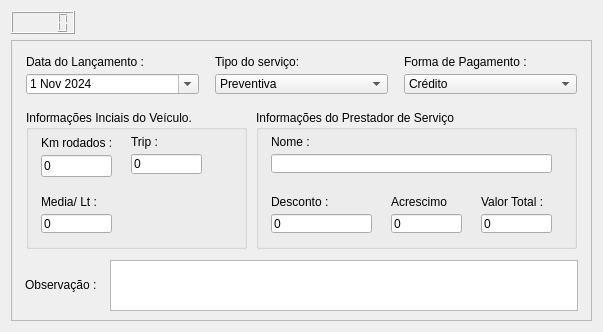
        <widget class="QWidget" name="tabWidget_3Page1">
         <attribute name="title">
          <string>Principal</string>
         </attribute>
         <layout class="QVBoxLayout" name="verticalLayout_4">
          <item>
           <widget class="QLCDNumber" name="lcd_id">
            <property name="maximumSize">
             <size>
              <width>64</width>
              <height>23</height>
             </size>
            </property>
           </widget>
          </item>
          <item>
           <widget class="QFrame" name="frame_3">
            <property name="maximumSize">
             <size>
              <width>786</width>
              <height>314</height>
             </size>
            </property>
            <property name="frameShape">
             <enum>QFrame::StyledPanel</enum>
            </property>
            <property name="frameShadow">
             <enum>QFrame::Raised</enum>
            </property>
            <layout class="QVBoxLayout" name="verticalLayout_17">
             <item>
              <layout class="QVBoxLayout" name="verticalLayout_16">
               <item>
                <layout class="QVBoxLayout" name="verticalLayout_15">
                 <item>
                  <layout class="QHBoxLayout" name="horizontalLayout_2">
                   <item>
                    <layout class="QVBoxLayout" name="verticalLayout_5">
                     <property name="spacing">
                      <number>5</number>
                     </property>
                     <property name="leftMargin">
                      <number>5</number>
                     </property>
                     <property name="topMargin">
                      <number>5</number>
                     </property>
                     <property name="rightMargin">
                      <number>5</number>
                     </property>
                     <property name="bottomMargin">
                      <number>5</number>
                     </property>
                     <item>
                      <widget class="QLabel" name="label_4">
                       <property name="text">
                        <string>Data do Lançamento :</string>
                       </property>
                      </widget>
                     </item>
                     <item>
                      <widget class="QDateEdit" name="date_lanc_abastecimento">
                       <property name="maximumSize">
                        <size>
                         <width>246</width>
                         <height>20</height>
                        </size>
                       </property>
                       <property name="wrapping">
                        <bool>false</bool>
                       </property>
                       <property name="frame">
                        <bool>true</bool>
                       </property>
                       <property name="buttonSymbols">
                        <enum>QAbstractSpinBox::NoButtons</enum>
                       </property>
                       <property name="accelerated">
                        <bool>true</bool>
                       </property>
                       <property name="showGroupSeparator" stdset="0">
                        <bool>false</bool>
                       </property>
                       <property name="dateTime">
                        <datetime>
                         <hour>0</hour>
                         <minute>0</minute>
                         <second>0</second>
                         <year>2024</year>
                         <month>11</month>
                         <day>1</day>
                        </datetime>
                       </property>
                       <property name="calendarPopup">
                        <bool>true</bool>
                       </property>
                       <property name="timeSpec">
                        <enum>Qt::LocalTime</enum>
                       </property>
                      </widget>
                     </item>
                    </layout>
                   </item>
                   <item>
                    <layout class="QVBoxLayout" name="verticalLayout_9">
                     <property name="spacing">
                      <number>5</number>
                     </property>
                     <property name="leftMargin">
                      <number>5</number>
                     </property>
                     <property name="topMargin">
                      <number>5</number>
                     </property>
                     <property name="rightMargin">
                      <number>5</number>
                     </property>
                     <property name="bottomMargin">
                      <number>5</number>
                     </property>
                     <item>
                      <widget class="QLabel" name="label_8">
                       <property name="text">
                        <string>Tipo do serviço:</string>
                       </property>
                       <property name="buddy">
                        <cstring>combobox_tipo_combustivel</cstring>
                       </property>
                      </widget>
                     </item>
                     <item>
                      <widget class="QComboBox" name="combobox_tipo_combustivel">
                       <property name="maximumSize">
                        <size>
                         <width>246</width>
                         <height>20</height>
                        </size>
                       </property>
                       <property name="toolTip">
                        <string>&lt;html&gt;&lt;head/&gt;&lt;body&gt;&lt;p&gt;&lt;span style=&quot; font-family:'Cabin,Helvetica,sans-serif'; font-size:large; font-weight:600; color:#575756; text-transform:uppercase;&quot;&gt;1 – Manutenção preventiva&lt;/span&gt;&lt;/p&gt;&lt;p&gt;&lt;span style=&quot; font-family:'Open Sans,sans-serif'; font-size:16px; color:#6f6e6b; background-color:#ffffff;&quot;&gt;Os veículos passam por inspeção para evitar possíveis falhas e problemas. De acordo com um planejamento que utiliza a Curva de Tempo Médio para Falha, é possível identificar um tempo estimado para trocar determinada peça do veículo e evitar que ela estrague e cause algum problema no automóvel.&lt;/span&gt;&lt;/p&gt;&lt;p&gt;&lt;span style=&quot; font-family:'Cabin,Helvetica,sans-serif'; font-size:large; font-weight:600; color:#575756; text-transform:uppercase;&quot;&gt;2 – Manutenção corretiva&lt;/span&gt;&lt;/p&gt;&lt;p&gt;&lt;span style=&quot; font-family:'Open Sans,sans-serif'; font-size:16px; color:#6f6e6b; background-color:#ffffff;&quot;&gt;Quando alguma parte do seu carro já está quebrada ou com falha, você precisa fazer uma manutenção corretiva para trocar ou consertar a peça com defeito.&lt;/span&gt;&lt;/p&gt;&lt;p&gt;&lt;span style=&quot; font-family:'Cabin,Helvetica,sans-serif'; font-size:large; font-weight:600; color:#575756; text-transform:uppercase;&quot;&gt;3 – Manutenção preditiva&lt;/span&gt;&lt;/p&gt;&lt;p&gt;&lt;span style=&quot; font-family:'Open Sans,sans-serif'; font-size:16px; color:#6f6e6b; background-color:#ffffff;&quot;&gt;Nesta categoria, o monitoramento segue uma regularidade para avaliar as condições mecânicas do veículo. Para isso, são utilizados instrumentos específicos, como câmeras termográficas, ultrassons, inspeções visuais, entre outros.&lt;/span&gt;&lt;/p&gt;&lt;p&gt;&lt;span style=&quot; font-family:'Cabin,Helvetica,sans-serif'; font-size:large; font-weight:600; color:#575756; text-transform:uppercase;&quot;&gt;4 – Manutenção detectiva&lt;/span&gt;&lt;/p&gt;&lt;p&gt;&lt;span style=&quot; font-family:'Open Sans,sans-serif'; font-size:16px; color:#6f6e6b; background-color:#ffffff;&quot;&gt;Para garantir a segurança e o bom funcionamento do veículo, se busca identificar falhas antes delas acontecerem. Neste procedimento, são realizados testes para avaliar o uso a longo prazo do automóvel. Todos os itens são analisados em funcionamento.&lt;/span&gt;&lt;/p&gt;&lt;/body&gt;&lt;/html&gt;</string>
                       </property>
                       <item>
                        <property name="text">
                         <string>Preventiva</string>
                        </property>
                       </item>
                       <item>
                        <property name="text">
                         <string>Corretiva</string>
                        </property>
                       </item>
                       <item>
                        <property name="text">
                         <string>Preditiva</string>
                        </property>
                       </item>
                       <item>
                        <property name="text">
                         <string>Detectiva</string>
                        </property>
                       </item>
                      </widget>
                     </item>
                    </layout>
                   </item>
                   <item>
                    <layout class="QVBoxLayout" name="verticalLayout_14">
                     <property name="spacing">
                      <number>5</number>
                     </property>
                     <property name="leftMargin">
                      <number>5</number>
                     </property>
                     <property name="topMargin">
                      <number>5</number>
                     </property>
                     <property name="rightMargin">
                      <number>5</number>
                     </property>
                     <property name="bottomMargin">
                      <number>5</number>
                     </property>
                     <item>
                      <widget class="QLabel" name="label_13">
                       <property name="text">
                        <string>Forma de Pagamento :</string>
                       </property>
                       <property name="buddy">
                        <cstring>combobox_tipo_pagamento</cstring>
                       </property>
                      </widget>
                     </item>
                     <item>
                      <widget class="QComboBox" name="combobox_tipo_pagamento">
                       <property name="maximumSize">
                        <size>
                         <width>246</width>
                         <height>20</height>
                        </size>
                       </property>
                       <item>
                        <property name="text">
                         <string>Crédito </string>
                        </property>
                       </item>
                       <item>
                        <property name="text">
                         <string>Débito</string>
                        </property>
                       </item>
                       <item>
                        <property name="text">
                         <string>Dinheiro</string>
                        </property>
                       </item>
                       <item>
                        <property name="text">
                         <string>Outros</string>
                        </property>
                       </item>
                      </widget>
                     </item>
                    </layout>
                   </item>
                  </layout>
                 </item>
                 <item>
                  <layout class="QHBoxLayout" name="horizontalLayout_5" stretch="1,1">
                   <property name="spacing">
                    <number>9</number>
                   </property>
                   <property name="sizeConstraint">
                    <enum>QLayout::SetMinimumSize</enum>
                   </property>
                   <property name="leftMargin">
                    <number>5</number>
                   </property>
                   <property name="topMargin">
                    <number>5</number>
                   </property>
                   <property name="rightMargin">
                    <number>5</number>
                   </property>
                   <property name="bottomMargin">
                    <number>5</number>
                   </property>
                   <item>
                    <widget class="QGroupBox" name="groupBox">
                     <property name="minimumSize">
                      <size>
                       <width>221</width>
                       <height>139</height>
                      </size>
                     </property>
                     <property name="maximumSize">
                      <size>
                       <width>382</width>
                       <height>139</height>
                      </size>
                     </property>
                     <property name="title">
                      <string>Informações Inciais do Veículo. </string>
                     </property>
                     <widget class="QWidget" name="layoutWidget_2">
                      <property name="geometry">
                       <rect>
                        <x>10</x>
                        <y>80</y>
                        <width>81</width>
                        <height>52</height>
                       </rect>
                      </property>
                      <layout class="QVBoxLayout" name="verticalLayout_7">
                       <property name="spacing">
                        <number>5</number>
                       </property>
                       <property name="leftMargin">
                        <number>5</number>
                       </property>
                       <property name="topMargin">
                        <number>5</number>
                       </property>
                       <property name="rightMargin">
                        <number>5</number>
                       </property>
                       <property name="bottomMargin">
                        <number>9</number>
                       </property>
                       <item>
                        <widget class="QLabel" name="label_6">
                         <property name="text">
                          <string>Media/ Lt :</string>
                         </property>
                         <property name="buddy">
                          <cstring>text_media_lt</cstring>
                         </property>
                        </widget>
                       </item>
                       <item>
                        <widget class="QLineEdit" name="text_media_lt">
                         <property name="toolTip">
                          <string>&lt;html&gt;&lt;head/&gt;&lt;body&gt;&lt;p&gt;Média de Km/Lt feito pelo veículo até o momento. &lt;/p&gt;&lt;/body&gt;&lt;/html&gt;</string>
                         </property>
                         <property name="text">
                          <string>0</string>
                         </property>
                        </widget>
                       </item>
                      </layout>
                     </widget>
                     <widget class="QWidget" name="layoutWidget_3">
                      <property name="geometry">
                       <rect>
                        <x>100</x>
                        <y>20</y>
                        <width>81</width>
                        <height>49</height>
                       </rect>
                      </property>
                      <layout class="QVBoxLayout" name="verticalLayout_6">
                       <property name="spacing">
                        <number>5</number>
                       </property>
                       <property name="leftMargin">
                        <number>5</number>
                       </property>
                       <property name="topMargin">
                        <number>5</number>
                       </property>
                       <property name="rightMargin">
                        <number>5</number>
                       </property>
                       <property name="bottomMargin">
                        <number>5</number>
                       </property>
                       <item>
                        <widget class="QLabel" name="label_5">
                         <property name="text">
                          <string>Trip :</string>
                         </property>
                         <property name="buddy">
                          <cstring>text_trip</cstring>
                         </property>
                        </widget>
                       </item>
                       <item>
                        <widget class="QLineEdit" name="text_trip">
                         <property name="toolTip">
                          <string>&lt;html&gt;&lt;head/&gt;&lt;body&gt;&lt;p&gt;&lt;span style=&quot; font-size:10pt;&quot;&gt;Marcador de KM por abasteciemento &lt;/span&gt;&lt;span style=&quot; font-size:10pt; font-weight:600;&quot;&gt;Se houver&lt;/span&gt;&lt;span style=&quot; font-size:10pt;&quot;&gt; !!&lt;/span&gt;&lt;/p&gt;&lt;/body&gt;&lt;/html&gt;</string>
                         </property>
                         <property name="text">
                          <string>0</string>
                         </property>
                        </widget>
                       </item>
                      </layout>
                     </widget>
                     <widget class="QWidget" name="layoutWidget_4">
                      <property name="geometry">
                       <rect>
                        <x>10</x>
                        <y>20</y>
                        <width>81</width>
                        <height>52</height>
                       </rect>
                      </property>
                      <layout class="QVBoxLayout" name="verticalLayout_8">
                       <property name="spacing">
                        <number>5</number>
                       </property>
                       <property name="leftMargin">
                        <number>5</number>
                       </property>
                       <property name="topMargin">
                        <number>5</number>
                       </property>
                       <property name="rightMargin">
                        <number>5</number>
                       </property>
                       <property name="bottomMargin">
                        <number>5</number>
                       </property>
                       <item>
                        <widget class="QLabel" name="label">
                         <property name="text">
                          <string>Km rodados :</string>
                         </property>
                         <property name="buddy">
                          <cstring>text_km_rodados</cstring>
                         </property>
                        </widget>
                       </item>
                       <item>
                        <widget class="QLineEdit" name="text_km_rodados">
                         <property name="toolTip">
                          <string>&lt;html&gt;&lt;head/&gt;&lt;body&gt;&lt;p&gt;&lt;span style=&quot; font-size:10pt;&quot;&gt;Quantidade de Km rodados no veiculo. &lt;/span&gt;&lt;/p&gt;&lt;/body&gt;&lt;/html&gt;</string>
                         </property>
                         <property name="inputMethodHints">
                          <set>Qt::ImhFormattedNumbersOnly</set>
                         </property>
                         <property name="inputMask">
                          <string/>
                         </property>
                         <property name="text">
                          <string>0</string>
                         </property>
                        </widget>
                       </item>
                      </layout>
                     </widget>
                    </widget>
                   </item>
                   <item>
                    <widget class="QGroupBox" name="groupBox_2">
                     <property name="minimumSize">
                      <size>
                       <width>321</width>
                       <height>121</height>
                      </size>
                     </property>
                     <property name="maximumSize">
                      <size>
                       <width>381</width>
                       <height>139</height>
                      </size>
                     </property>
                     <property name="title">
                      <string>Informações do Prestador de Serviço</string>
                     </property>
                     <widget class="QWidget" name="layoutWidget_5">
                      <property name="geometry">
                       <rect>
                        <x>10</x>
                        <y>80</y>
                        <width>111</width>
                        <height>52</height>
                       </rect>
                      </property>
                      <layout class="QVBoxLayout" name="verticalLayout_10">
                       <property name="spacing">
                        <number>5</number>
                       </property>
                       <property name="leftMargin">
                        <number>5</number>
                       </property>
                       <property name="topMargin">
                        <number>5</number>
                       </property>
                       <property name="rightMargin">
                        <number>5</number>
                       </property>
                       <property name="bottomMargin">
                        <number>9</number>
                       </property>
                       <item>
                        <widget class="QLabel" name="label_9">
                         <property name="text">
                          <string>Desconto :</string>
                         </property>
                         <property name="buddy">
                          <cstring>text_valor_lt</cstring>
                         </property>
                        </widget>
                       </item>
                       <item>
                        <widget class="QLineEdit" name="text_valor_lt">
                         <property name="toolTip">
                          <string>&lt;html&gt;&lt;head/&gt;&lt;body&gt;&lt;p&gt;Valor pago por Litro&lt;/p&gt;&lt;/body&gt;&lt;/html&gt;</string>
                         </property>
                         <property name="text">
                          <string>0</string>
                         </property>
                        </widget>
                       </item>
                      </layout>
                     </widget>
                     <widget class="QWidget" name="layoutWidget_6">
                      <property name="geometry">
                       <rect>
                        <x>10</x>
                        <y>20</y>
                        <width>291</width>
                        <height>53</height>
                       </rect>
                      </property>
                      <layout class="QVBoxLayout" name="verticalLayout_11">
                       <property name="spacing">
                        <number>5</number>
                       </property>
                       <property name="leftMargin">
                        <number>5</number>
                       </property>
                       <property name="topMargin">
                        <number>5</number>
                       </property>
                       <property name="rightMargin">
                        <number>5</number>
                       </property>
                       <property name="bottomMargin">
                        <number>10</number>
                       </property>
                       <item>
                        <widget class="QLabel" name="label_10">
                         <property name="text">
                          <string>Nome :</string>
                         </property>
                         <property name="buddy">
                          <cstring>text_nome_posto</cstring>
                         </property>
                        </widget>
                       </item>
                       <item>
                        <widget class="QLineEdit" name="text_nome_posto">
                         <property name="toolTip">
                          <string>&lt;html&gt;&lt;head/&gt;&lt;body&gt;&lt;p&gt;&lt;span style=&quot; font-size:10pt;&quot;&gt;Nome do Posto Abastecido&lt;/span&gt;&lt;/p&gt;&lt;/body&gt;&lt;/html&gt;</string>
                         </property>
                         <property name="dragEnabled">
                          <bool>true</bool>
                         </property>
                         <property name="clearButtonEnabled">
                          <bool>true</bool>
                         </property>
                        </widget>
                       </item>
                      </layout>
                     </widget>
                     <widget class="QWidget" name="layoutWidget_7">
                      <property name="geometry">
                       <rect>
                        <x>130</x>
                        <y>80</y>
                        <width>81</width>
                        <height>52</height>
                       </rect>
                      </property>
                      <layout class="QVBoxLayout" name="verticalLayout_12">
                       <property name="spacing">
                        <number>5</number>
                       </property>
                       <property name="leftMargin">
                        <number>5</number>
                       </property>
                       <property name="topMargin">
                        <number>5</number>
                       </property>
                       <property name="rightMargin">
                        <number>5</number>
                       </property>
                       <property name="bottomMargin">
                        <number>9</number>
                       </property>
                       <item>
                        <widget class="QLabel" name="label_11">
                         <property name="text">
                          <string>Acrescimo</string>
                         </property>
                         <property name="buddy">
                          <cstring>text_qt_lt</cstring>
                         </property>
                        </widget>
                       </item>
                       <item>
                        <widget class="QLineEdit" name="text_qt_lt">
                         <property name="toolTip">
                          <string>&lt;html&gt;&lt;head/&gt;&lt;body&gt;&lt;p&gt;Quantidade de litros Abastecidos&lt;/p&gt;&lt;/body&gt;&lt;/html&gt;</string>
                         </property>
                         <property name="text">
                          <string>0</string>
                         </property>
                        </widget>
                       </item>
                      </layout>
                     </widget>
                     <widget class="QWidget" name="layoutWidget_8">
                      <property name="geometry">
                       <rect>
                        <x>220</x>
                        <y>80</y>
                        <width>81</width>
                        <height>52</height>
                       </rect>
                      </property>
                      <layout class="QVBoxLayout" name="verticalLayout_13">
                       <property name="spacing">
                        <number>5</number>
                       </property>
                       <property name="leftMargin">
                        <number>5</number>
                       </property>
                       <property name="topMargin">
                        <number>5</number>
                       </property>
                       <property name="rightMargin">
                        <number>5</number>
                       </property>
                       <property name="bottomMargin">
                        <number>9</number>
                       </property>
                       <item>
                        <widget class="QLabel" name="label_12">
                         <property name="text">
                          <string>Valor Total :</string>
                         </property>
                         <property name="buddy">
                          <cstring>text_valor_total</cstring>
                         </property>
                        </widget>
                       </item>
                       <item>
                        <widget class="QLineEdit" name="text_valor_total">
                         <property name="toolTip">
                          <string>&lt;html&gt;&lt;head/&gt;&lt;body&gt;&lt;p&gt;Valor Total Abastecido&lt;/p&gt;&lt;/body&gt;&lt;/html&gt;</string>
                         </property>
                         <property name="inputMask">
                          <string/>
                         </property>
                         <property name="text">
                          <string>0</string>
                         </property>
                        </widget>
                       </item>
                      </layout>
                     </widget>
                    </widget>
                   </item>
                  </layout>
                 </item>
                </layout>
               </item>
               <item>
                <layout class="QHBoxLayout" name="horizontalLayout_7">
                 <property name="spacing">
                  <number>0</number>
                 </property>
                 <item>
                  <widget class="QLabel" name="label_3">
                   <property name="maximumSize">
                    <size>
                     <width>81</width>
                     <height>16</height>
                    </size>
                   </property>
                   <property name="text">
                    <string>Observação :</string>
                   </property>
                  </widget>
                 </item>
                 <item>
                  <widget class="QPlainTextEdit" name="plain_obs">
                   <property name="maximumSize">
                    <size>
                     <width>468</width>
                     <height>51</height>
                    </size>
                   </property>
                  </widget>
                 </item>
                </layout>
               </item>
              </layout>
             </item>
            </layout>
           </widget>
          </item>
         </layout>
        </widget>
